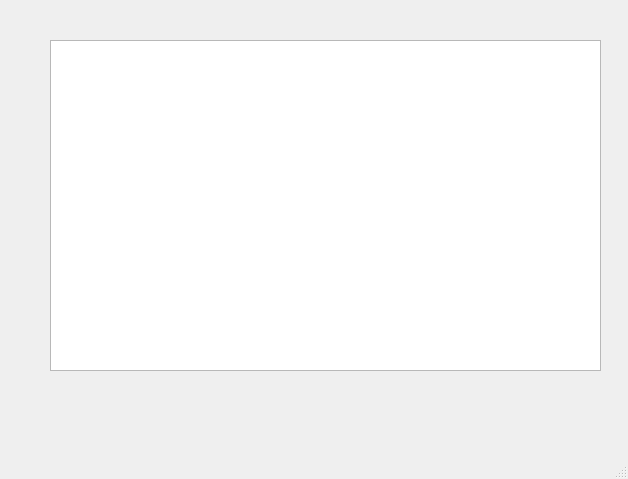
<?xml version="1.0" encoding="UTF-8"?>
<ui version="4.0">
 <class>MainWindow</class>
 <widget class="QMainWindow" name="MainWindow">
  <property name="geometry">
   <rect>
    <x>0</x>
    <y>0</y>
    <width>628</width>
    <height>479</height>
   </rect>
  </property>
  <property name="windowTitle">
   <string>MainWindow</string>
  </property>
  <widget class="QWidget" name="centralwidget">
   <widget class="PlotWidget" name="graphicsView">
    <property name="geometry">
     <rect>
      <x>50</x>
      <y>40</y>
      <width>551</width>
      <height>331</height>
     </rect>
    </property>
   </widget>
  </widget>
  <widget class="QMenuBar" name="menubar">
   <property name="geometry">
    <rect>
     <x>0</x>
     <y>0</y>
     <width>628</width>
     <height>26</height>
    </rect>
   </property>
  </widget>
  <widget class="QStatusBar" name="statusbar"/>
 </widget>
 <customwidgets>
  <customwidget>
   <class>PlotWidget</class>
   <extends>QGraphicsView</extends>
   <header>pyqtgraph</header>
  </customwidget>
 </customwidgets>
 <resources/>
 <connections/>
</ui>
